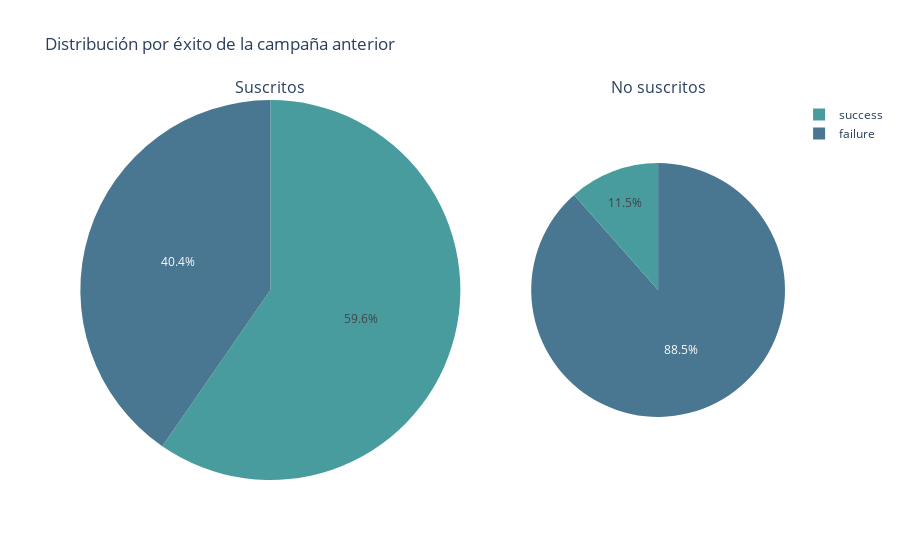

Source (notebook cell):
### Code cell
fig = make_subplots(
    rows = 1, cols = 2,
    column_widths = [3, 2],
    row_heights = [3],
    specs = [[{"type": "domain"}, {"type": "domain"}]], subplot_titles = ['Suscritos', 'No suscritos'])
fig.add_trace(go.Pie(labels = ['failure','success'],
						 values = df_poutcome_yes['id'],
             name = 'poutcome',marker_colors = ['#497691','#489C9E'],
             ),
             row = 1,col = 1)
fig.add_trace(go.Pie(labels = ['failure','success'],
						 values = df_poutcome_no['id'],
             name = 'poutcome',marker_colors = ['#497691','#489C9E'],
             ),
             row = 1,col = 2)
fig.update_layout(title_text = 'Distribución por éxito de la campaña anterior')

# # original labels with 3 values
# labels = ['failure','nonexistent','success']

### Figure 1 — Plotly figure (JSON) as saved in the notebook; plotly's stock layout.template omitted (floating-point values rounded to 4 significant figures)
{"data": [{"domain": {"x": [0, 0.54], "y": [0, 1]}, "labels": ["failure", "success"], "marker": {"colors": ["#497691", "#489C9E"]}, "name": "poutcome", "type": "pie", "values": [635, 938]}, {"domain": {"x": [0.64, 1], "y": [0, 1]}, "labels": ["failure", "success"], "marker": {"colors": ["#497691", "#489C9E"]}, "name": "poutcome", "type": "pie", "values": [3826, 498]}], "layout": {"annotations": [{"font": {"size": 16}, "showarrow": false, "text": "Suscritos", "x": 0.27, "xanchor": "center", "xref": "paper", "y": 1, "yanchor": "bottom", "yref": "paper"}, {"font": {"size": 16}, "showarrow": false, "text": "No suscritos", "x": 0.82, "xanchor": "center", "xref": "paper", "y": 1, "yanchor": "bottom", "yref": "paper"}], "title": {"text": "Distribución por éxito de la campaña anterior"}}}
